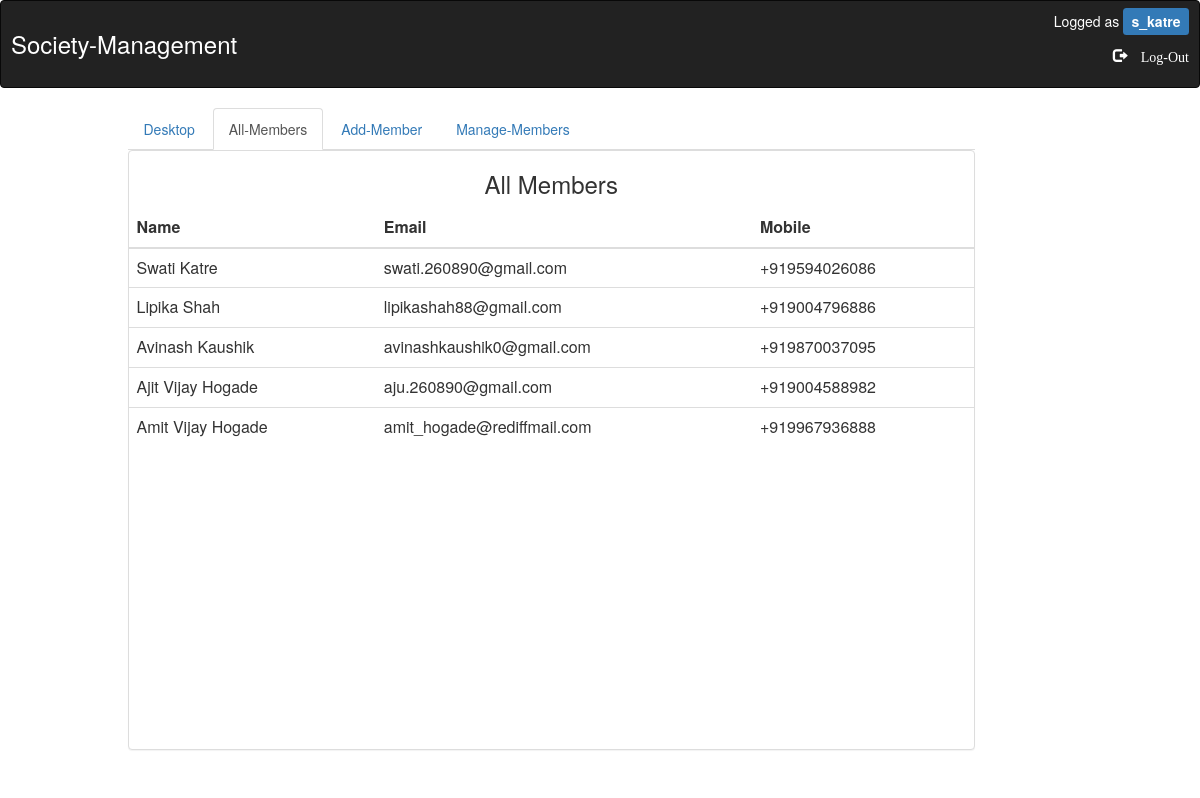
The page /a_allMembers.php (signed in) on the database its author committed.
### tables this page shows
CREATE TABLE IF NOT EXISTS `members` (
  `fname` varchar(255) NOT NULL,
  `username` varchar(255) NOT NULL,
  `password` varchar(255) DEFAULT NULL,
  `email` varchar(255) NOT NULL,
  `flat_no` int(255) NOT NULL,
  `wing` varchar(255) NOT NULL,
  `mobile_no` varchar(255) NOT NULL,
  `flat_area` int(255) NOT NULL,
  `amt_calculated` int(255) NOT NULL,
  `created_at` timestamp NOT NULL DEFAULT CURRENT_TIMESTAMP,
  `updated_at` timestamp NOT NULL
);

### a_allMembers.php (the view, shortened to what this page needs)
<html>
<head>
<?php include("includes/header.php");?>
</head>
<body>
<div class="container">
        <div class="row">
         <div class="col-xs-9 col-md-offset-1">
        <?php include("includes/tab.php"); ?>
<div class="panel panel-default" style = "min-height:75%">
 <h3><center>All Members</center></h3>
<table  class="table">
    <thead>
        <tr>
            <th>Name</th>
            <th>Email</th>
            <th>Mobile</th>
       </tr>
    </thead>
    <tbody>
       <?php
            include("includes/connect.php");
   $sql = "SELECT * FROM members";
   $result = $conn->query($sql);
   $projects = array();
   while($member = $result->fetch_assoc()){
   $projects[]= $member;
 }
                foreach ($projects as $project){
      ?>
        <tr data-href="m_memberDetails.php" style="cursor: pointer;">
            <td><?php echo $project['fname']; ?></td>
            <td><?php echo $project['email']; ?></td>
            <td><?php echo $project['mobile_no']; ?></td>
        </tr>
      <?php ;
           }
      ?>
    </tbody>
</table>
</div>
</div></div>
</body>
</html>

### rows shown on the page
members: fname "Swati Katre", email "swati.260890@gmail.com", mobile_no "+919594026086"
members: fname "Lipika Shah", email "lipikashah88@gmail.com", mobile_no "+919004796886"
members: fname "Avinash Kaushik", email "avinashkaushik0@gmail.com", mobile_no "+919870037095"
members: fname "Ajit Vijay Hogade", email "aju.260890@gmail.com", mobile_no "+919004588982"
members: fname "Amit Vijay Hogade", email "amit_hogade@rediffmail.com", mobile_no "+919967936888"

### other values the page prints
$_SESSION['username'] "s_katre"
